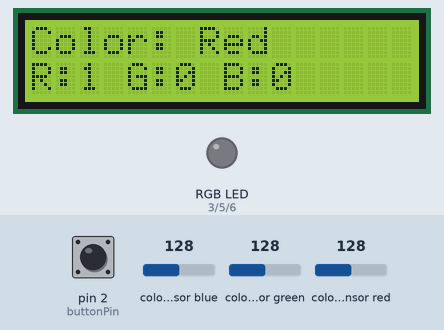
This sketch was run on a simulated Arduino Uno, built with avr-gcc and run on an emulated ATmega328P. Parts: 16×2 character LCD, an RGB LED mixed from three pins (HIGH = lit). Inputs (shaded band) come from the test bench; at power-on: colour sensor red 128, colour sensor blue 128, colour sensor green 128, pin 2 (buttonPin) HIGH. What the sketch prints to the serial monitor is not drawn.

Above: at 1.2 s.
1.3 s: colour sensor red set to 123
2.9 s: colour sensor red set to 116
At 4.8 s:
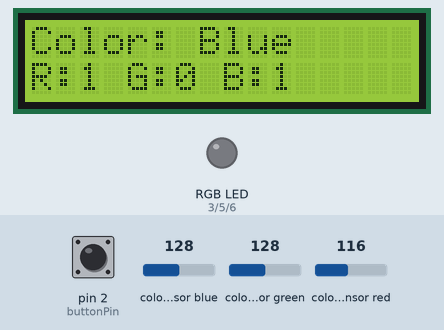
5.1 s: colour sensor blue set to 123
7.0 s: colour sensor blue set to 117
At 8.9 s:
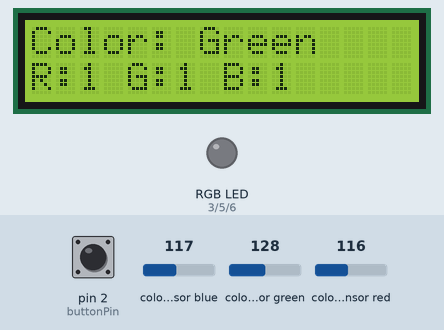
9.6 s: colour sensor green set to 122
11.6 s: colour sensor green set to 115
At 14.0 s:
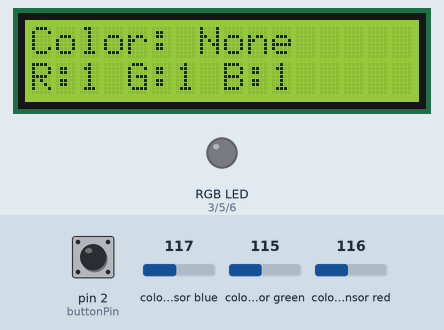
Timing chart, 0 to 15.1 s (numbered marks = the images above; inputs shaded):
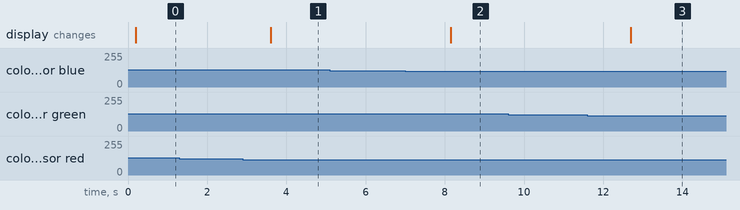

The sketch:

color.ino
```cpp
#include <Wire.h>
#include "Adafruit_TCS34725.h"
#include <LiquidCrystal_I2C.h>

LiquidCrystal_I2C lcd(0x27, 16, 2);

#define redpin 3
#define greenpin 5
#define bluepin 6
#define buttonPin 2

#define commonAnode true

byte gammatable[256];

Adafruit_TCS34725 tcs = Adafruit_TCS34725(TCS34725_INTEGRATIONTIME_50MS, TCS34725_GAIN_4X);

int redCount = 0;
int greenCount = 0;
int blueCount = 0;
String lastColor = "None";

void setup() {
  Serial.begin(9600);

  lcd.init();
  lcd.backlight();

  if (tcs.begin()) {
    Serial.println("Found TCS34725 sensor");
  } else {
    Serial.println("No TCS34725 found ... check your connections");
    while (1);
  }

  pinMode(redpin, OUTPUT);
  pinMode(greenpin, OUTPUT);
  pinMode(bluepin, OUTPUT);

  pinMode(buttonPin, INPUT);
}

void loop() {
  float red, green, blue;

  tcs.setInterrupt(false);
  delay(60);
  tcs.getRGB(&red, &green, &blue);
  tcs.setInterrupt(true);

  Serial.print("R:\t"); Serial.print(int(red));
  Serial.print("\tG:\t"); Serial.print(int(green));
  Serial.print("\tB:\t"); Serial.print(int(blue));

  lcd.clear();
  lcd.setCursor(0, 0);
  lcd.print("Color: ");

  String currentColor = "None";

  if (int(red) >= 120) {
    currentColor = "Red";
  } else if (int(blue) >= 120) {
    currentColor = "Blue";
  } else if (int(green) >= 120) {
    currentColor = "Green";
  }

  lcd.print(currentColor);

  if (digitalRead(buttonPin) == LOW) {
    redCount = 0;
    greenCount = 0;
    blueCount = 0;
    lastColor = "None";
  }

  if (currentColor != lastColor) {
    if (currentColor == "Red") {
      redCount++;
    } else if (currentColor == "Blue") {
      blueCount++;
    } else if (currentColor == "Green") {
      greenCount++;
    }
    lastColor = currentColor;
  }

  lcd.setCursor(0, 1);
  lcd.print("R:");
  lcd.print(redCount);
  lcd.print(" G:");
  lcd.print(greenCount);
  lcd.print(" B:");
  lcd.print(blueCount);

  Serial.print("\n");

  analogWrite(redpin, gammatable[(int)red]);
  analogWrite(greenpin, gammatable[(int)green]);
  analogWrite(bluepin, gammatable[(int)blue]);

  delay(1000);
  }
```

Measured:
- the behaviour switches between 120 and 119 on colour sensor red (found by bisection; images 0 and 1)
- the behaviour switches between 120 and 119 on colour sensor blue (found by bisection; images 1 and 2)
- the behaviour switches between 120 and 119 on colour sensor green (found by bisection; images 2 and 3)
- after the input at 1.3 s, every drawn part: stays the same
- after the input at 2.9 s, the display: changes after 0.71 s (image 1)
- after the input at 5.1 s, every drawn part: stays the same
- after the input at 7.0 s, the display: changes after 1.2 s (image 2)
- after the input at 9.6 s, every drawn part: stays the same
- after the input at 11.6 s, the display: changes after 1.1 s (image 3)
